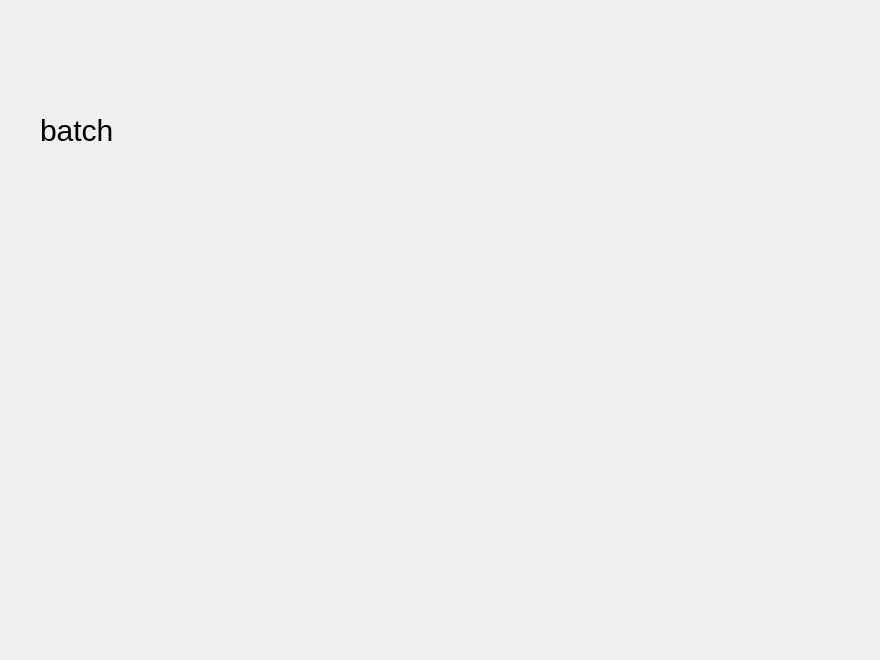
               <widget class="QWidget" name="batchPage">
                <property name="styleSheet">
                 <string notr="true">QLabel{font-size:30px;}</string>
                </property>
                <layout class="QGridLayout" name="gridLayoutClassification">
                 <property name="leftMargin">
                  <number>0</number>
                 </property>
                 <property name="topMargin">
                  <number>0</number>
                 </property>
                 <property name="rightMargin">
                  <number>0</number>
                 </property>
                 <property name="bottomMargin">
                  <number>0</number>
                 </property>
                 <item row="0" column="0">
                  <widget class="QFrame" name="batchFrameV">
                   <layout class="QHBoxLayout" name="horizontalLayoutClassification">
                    <property name="spacing">
                     <number>0</number>
                    </property>
                    <property name="leftMargin">
                     <number>0</number>
                    </property>
                    <property name="topMargin">
                     <number>0</number>
                    </property>
                    <property name="rightMargin">
                     <number>0</number>
                    </property>
                    <property name="bottomMargin">
                     <number>0</number>
                    </property>
                    <item>
                     <spacer name="horizontalSpacerBatch2">
                      <property name="orientation">
                       <enum>Qt::Horizontal</enum>
                      </property>
                      <property name="sizeType">
                       <enum>QSizePolicy::Expanding</enum>
                      </property>
                      <property name="sizeHint" stdset="0">
                       <size>
                        <width>0</width>
                        <height>0</height>
                       </size>
                      </property>
                     </spacer>
                    </item>
                    <item>
                     <widget class="QFrame" name="batchFrameH">
                      <property name="minimumSize">
                       <size>
                        <width>0</width>
                        <height>0</height>
                       </size>
                      </property>
                      <property name="styleSheet">
                       <string notr="true"/>
                      </property>
                      <layout class="QVBoxLayout" name="verticalLayoutClassification">
                       <property name="spacing">
                        <number>0</number>
                       </property>
                       <property name="leftMargin">
                        <number>0</number>
                       </property>
                       <property name="topMargin">
                        <number>0</number>
                       </property>
                       <property name="rightMargin">
                        <number>0</number>
                       </property>
                       <property name="bottomMargin">
                        <number>0</number>
                       </property>
                       <item>
                        <spacer name="verticalSpacerBatch1">
                         <property name="orientation">
                          <enum>Qt::Vertical</enum>
                         </property>
                         <property name="sizeHint" stdset="0">
                          <size>
                           <width>0</width>
                           <height>0</height>
                          </size>
                         </property>
                        </spacer>
                       </item>
                       <item>
                        <widget class="QFrame" name="batchFrame">
                         <property name="minimumSize">
                          <size>
                           <width>880</width>
                           <height>660</height>
                          </size>
                         </property>
                         <property name="styleSheet">
                          <string notr="true"/>
                         </property>
                         <widget class="QLabel" name="batch_label_temp">
                          <property name="geometry">
                           <rect>
                            <x>40</x>
                            <y>30</y>
                            <width>200</width>
                            <height>200</height>
                           </rect>
                          </property>
                          <property name="text">
                           <string>batch</string>
                          </property>
                         </widget>
                        </widget>
                       </item>
                       <item>
                        <spacer name="verticalSpacerBatch2">
                         <property name="orientation">
                          <enum>Qt::Vertical</enum>
                         </property>
                         <property name="sizeHint" stdset="0">
                          <size>
                           <width>0</width>
                           <height>0</height>
                          </size>
                         </property>
                        </spacer>
                       </item>
                      </layout>
                     </widget>
                    </item>
                    <item>
                     <spacer name="horizontalSpacerBatch1">
                      <property name="orientation">
                       <enum>Qt::Horizontal</enum>
                      </property>
                      <property name="sizeType">
                       <enum>QSizePolicy::Expanding</enum>
                      </property>
                      <property name="sizeHint" stdset="0">
                       <size>
                        <width>0</width>
                        <height>0</height>
                       </size>
                      </property>
                     </spacer>
                    </item>
                   </layout>
                  </widget>
                 </item>
                </layout>
               </widget>
